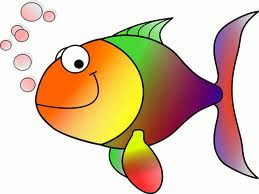
#> input picture HappyFish.jpg, 259 x 194 px
$ jupyter execute Lab_3.ipynb   (older library calls are emulated)
#> lines starting #> are read from the running program, lines starting #| are printed output that depends on the picture; after the words box and inside, x2 and y2 are one past the last pixel; in counts of white or black regions, pixels touching at a corner belong together
[cell 1]
import cv2
import numpy as np
import matplotlib.pyplot as plt

# Utility function to display images
def display_images(original, processed, title1='Original', title2='Processed'):
    plt.figure(figsize=(10, 5))
    plt.subplot(121), plt.imshow(original, cmap='gray'), plt.title(title1)
    plt.subplot(122), plt.imshow(processed, cmap='gray'), plt.title(title2)
    plt.show()

# 1. Isolated Point Detection using Laplacian
def detect_isolated_points(image_path):
#> called with image_path = 'HappyFish.jpg'
    img = cv2.imread(image_path, cv2.IMREAD_GRAYSCALE)
#> img: shape (194, 259); min 0, max 255, mean 200.4
    laplacian = cv2.Laplacian(img, cv2.CV_64F)
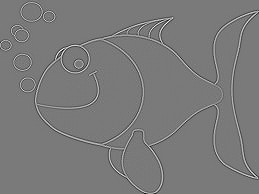
#> laplacian: shape (194, 259) float64; min -596, max 648, mean 0; drawn with min black and max white
    laplacian_abs = cv2.convertScaleAbs(laplacian)
    _, threshold = cv2.threshold(laplacian_abs, 30, 255, cv2.THRESH_BINARY)
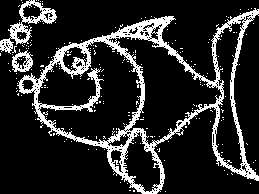
#> threshold: shape (194, 259); 16.1% white; 220 white regions (217 under 20 px), largest, box (x1, y1, x2, y2) and area: (17, 8, 259, 194) 6707, (0, 0, 57, 54) 775, (12, 49, 33, 72) 248
    display_images(img, threshold, 'Original', 'Isolated Points Detected')
    return threshold

# 2. Image Negative
def apply_negative(image_path, image_type='gray'):
#> called with image_path = 'HappyFish.jpg', image_type = 'gray'
    if image_type == 'color':
        img = cv2.imread(image_path, cv2.IMREAD_COLOR)
        negative = 255 - img
        plt.imshow(cv2.cvtColor(negative, cv2.COLOR_BGR2RGB))
        plt.title('Color Negative')
        plt.show()
    else:
        img = cv2.imread(image_path, cv2.IMREAD_GRAYSCALE)
        if image_type == 'binary':
            _, img = cv2.threshold(img, 127, 255, cv2.THRESH_BINARY)
        negative = 255 - img
        display_images(img, negative, f'{image_type.capitalize()} Original', f'{image_type.capitalize()} Negative')
#> call 2 of apply_negative, with image_path = 'HappyFish.jpg', image_type = 'color'
#> in apply_negative, img is the input picture: shape (194, 259, 3); mean B, G, R 170.8, 196.4, 219.3
#> in apply_negative (call 2), `negative = 255 - img`:
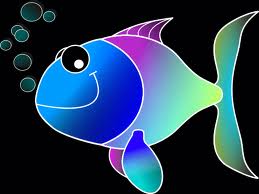
#> negative: shape (194, 259, 3); mean B, G, R 84.2, 58.6, 35.7
#> call 3 of apply_negative, with image_path = 'HappyFish.jpg', image_type = 'binary'
#> in apply_negative (call 3), `_, img = cv2.threshold(img, 127, 255, cv2.THRESH_BINARY)`:
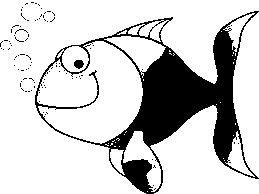
#> img: shape (194, 259); 80.1% white; 94 black regions (92 under 20 px), largest, box (x1, y1, x2, y2) and area: (35, 11, 259, 194) 9704, (74, 60, 84, 69) 68
    return negative

# 3. Contrast Stretching
def contrast_stretching(image_path):
#> called with image_path = 'HappyFish.jpg'
    img = cv2.imread(image_path, cv2.IMREAD_GRAYSCALE)
    min_val = np.min(img)
#> min_val = 0
    max_val = np.max(img)
#> max_val = 255
    stretched = ((img - min_val) / (max_val - min_val) * 255).astype(np.uint8)
    equalized = cv2.equalizeHist(img)
    plt.figure(figsize=(15, 5))
    plt.subplot(131), plt.imshow(img, cmap='gray'), plt.title('Original')
    plt.subplot(132), plt.imshow(stretched, cmap='gray'), plt.title('Contrast Stretched')
    plt.subplot(133), plt.imshow(equalized, cmap='gray'), plt.title('Histogram Equalized')
    plt.show()
    print("Contrast Stretching: Linear scaling of intensity values\nHistogram Equalization: Non-linear redistribution of intensities")
    return stretched

# 4. Gray Level Slicing
def gray_level_slicing(image_path, lower=100, upper=200):
#> called with image_path = 'HappyFish.jpg', lower = 100, upper = 200
    img = cv2.imread(image_path, cv2.IMREAD_GRAYSCALE)
    sliced = np.where((img >= lower) & (img <= upper), 255, img)
    display_images(img, sliced, 'Original', 'Gray Level Sliced')
    return sliced

# 5. Bit Plane Slicing
def bit_plane_slicing(image_path):
#> called with image_path = 'fingerprint.jpg'
    img = cv2.imread(image_path, cv2.IMREAD_GRAYSCALE)
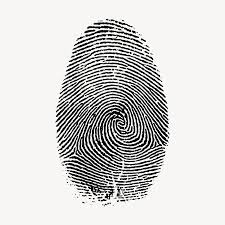
#> input picture fingerprint.jpg, 225 x 225 px
#> img: shape (225, 225); min 0, max 255, mean 209.7
    planes = []
    plt.figure(figsize=(15, 10))
    for i in range(8):
        plane = (img >> i) & 1 * 255
        planes.append(plane)
        plt.subplot(2, 4, i+1)
        plt.imshow(plane, cmap='gray')
        plt.title(f'Bit Plane {i}')
#> this loop made 8 passes
#> pass 3, in bit_plane_slicing, `plane = (img >> i) & 1 * 255`:
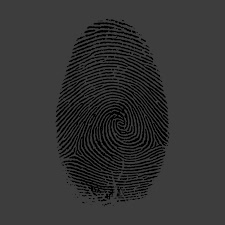
#> plane: shape (225, 225); min 0, max 63, mean 52
#> after the loop, planes = 8 items
    plt.tight_layout()
    plt.show()
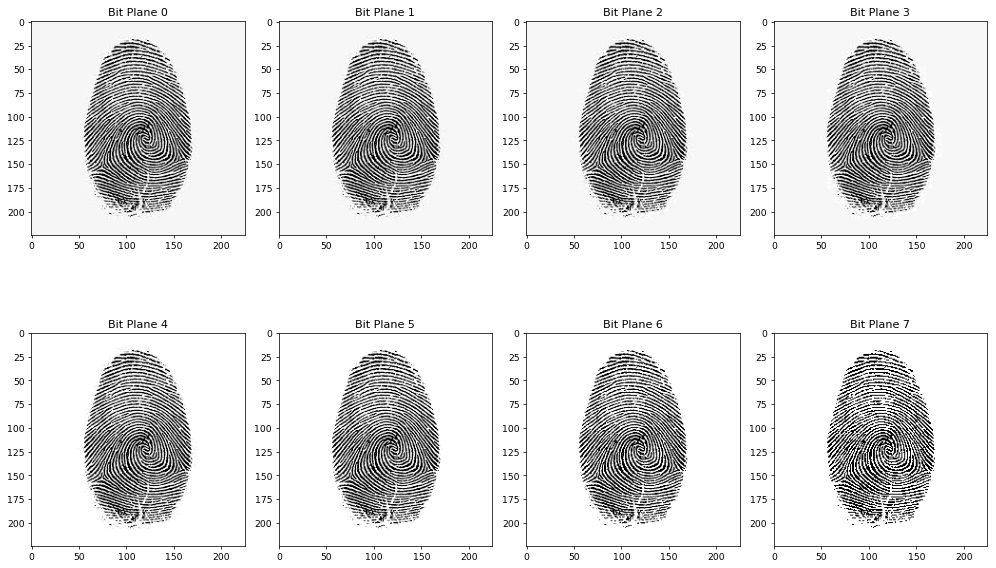
#> figure drawn by matplotlib, 8 panels
    return planes

# 6. Histogram Equalization
def enhance_contrast(image_path):
#> called with image_path = 'xray.jpg'
    img = cv2.imread(image_path, cv2.IMREAD_GRAYSCALE)
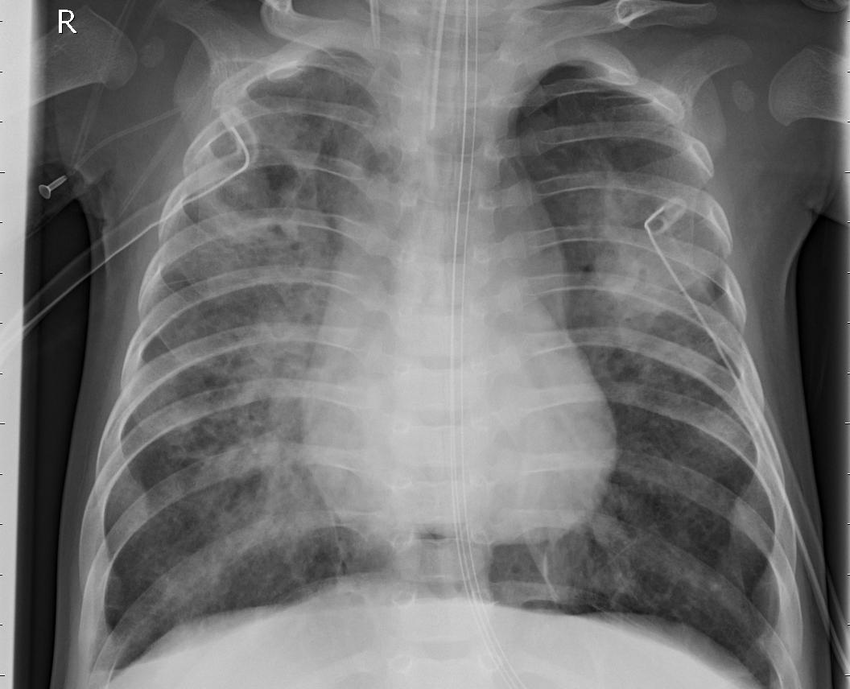
#> input picture xray.jpg, 850 x 689 px
#> img is the input picture: shape (689, 850); min 0, max 255, mean 113.6
    equalized = cv2.equalizeHist(img)
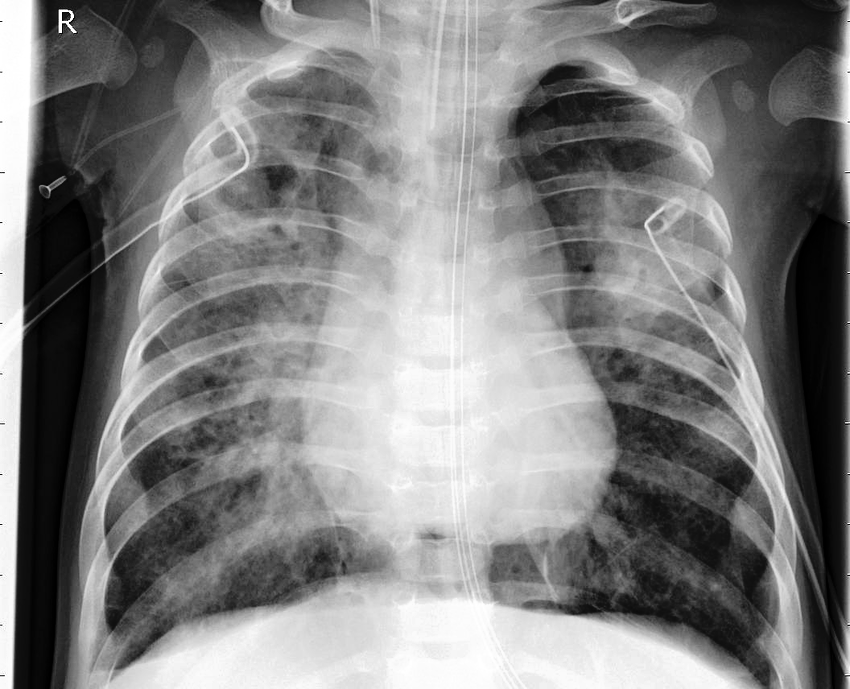
#> equalized: shape (689, 850); min 0, max 255, mean 128.1
    clahe = cv2.createCLAHE(clipLimit=2.0, tileGridSize=(8, 8))
    adaptive = clahe.apply(img)
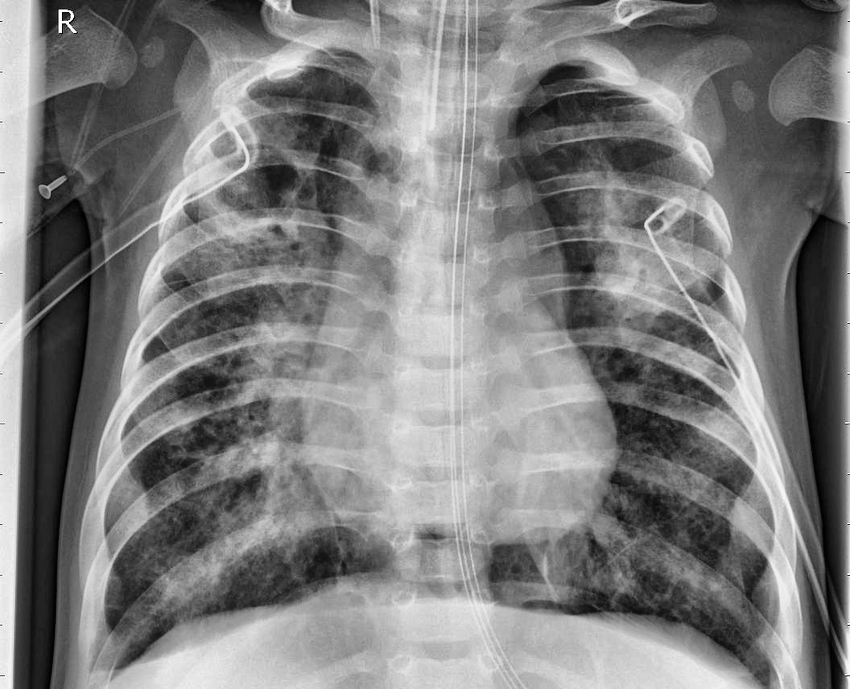
#> adaptive: shape (689, 850); min 0, max 255, mean 125.3
    plt.figure(figsize=(15, 5))
    plt.subplot(131), plt.imshow(img, cmap='gray'), plt.title('Original')
    plt.subplot(132), plt.imshow(equalized, cmap='gray'), plt.title('Histogram Equalized')
    plt.subplot(133), plt.imshow(adaptive, cmap='gray'), plt.title('Adaptive Histogram')
    plt.show()
    print("Histogram Equalization improves global contrast, while CLAHE preserves local details\nby limiting contrast amplification in homogeneous regions.")

# Example usage
if __name__ == "__main__":
    image_path = 'HappyFish.jpg'
    image_path1 = 'fingerprint.jpg'
    image_path2 = 'xray.jpg'

    # Task 1
    detect_isolated_points(image_path)

    # Task 2
    apply_negative(image_path, 'gray')
    apply_negative(image_path, 'color')
    apply_negative(image_path, 'binary')

    # Task 3
    contrast_stretching(image_path)

    # Task 4
    gray_level_slicing(image_path)

    # Task 5
    bit_plane_slicing(image_path1)

    # Task 6
    enhance_contrast(image_path2)
